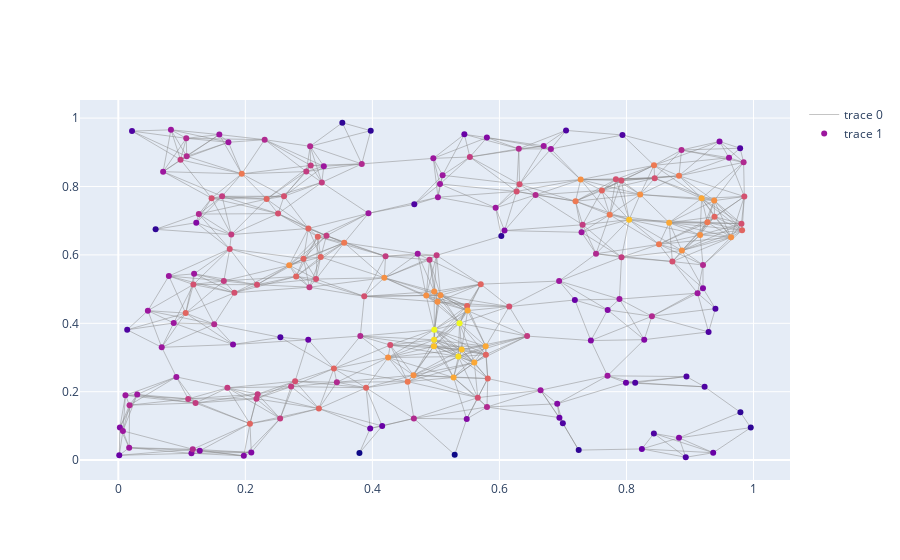

Notebook source saved alongside this figure:
### Code cell
fig = go.Figure(data=[edge_trace, node_trace])
fig.show()

### Figure 1 — Plotly figure (JSON) as saved in the notebook; plotly's stock layout.template omitted (floating-point values rounded to 4 significant figures; data arrays with more than 128 entries replaced by an {"elided": "..."} marker saying what was removed)
{"data": [{"hoverinfo": "none", "line": {"color": "#888", "width": 0.5}, "mode": "lines", "type": "scatter", "x": {"elided": "2571 float values"}, "y": {"elided": "2571 float values"}}, {"marker": {"color": {"elided": "200 int values"}}, "mode": "markers", "text": {"elided": "200 str values"}, "type": "scatter", "x": {"elided": "200 float values"}, "y": {"elided": "200 float values"}}], "layout": {"autosize": true, "xaxis": {"autorange": true, "range": [-0.05976, 1.057], "type": "linear"}, "yaxis": {"autorange": true, "range": [-0.06326, 1.058], "type": "linear"}}}
